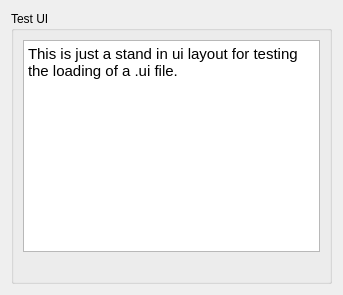
<?xml version="1.0" encoding="UTF-8"?>
<ui version="4.0">
 <class>HOG_TestWidgetForm</class>
 <widget class="QWidget" name="HOG_TestWidgetForm">
  <property name="geometry">
   <rect>
    <x>0</x>
    <y>0</y>
    <width>343</width>
    <height>295</height>
   </rect>
  </property>
  <property name="sizePolicy">
   <sizepolicy hsizetype="MinimumExpanding" vsizetype="MinimumExpanding">
    <horstretch>0</horstretch>
    <verstretch>0</verstretch>
   </sizepolicy>
  </property>
  <property name="windowTitle">
   <string>Form</string>
  </property>
  <layout class="QVBoxLayout" name="verticalLayout_2">
   <item>
    <layout class="QVBoxLayout" name="verticalLayout">
     <item>
      <widget class="QGroupBox" name="groupBox">
       <property name="sizePolicy">
        <sizepolicy hsizetype="MinimumExpanding" vsizetype="Minimum">
         <horstretch>0</horstretch>
         <verstretch>0</verstretch>
        </sizepolicy>
       </property>
       <property name="title">
        <string>Test UI</string>
       </property>
       <layout class="QVBoxLayout" name="verticalLayout_3">
        <item>
         <layout class="QHBoxLayout" name="horizontalLayout"/>
        </item>
        <item>
         <widget class="QTextEdit" name="textEdit">
          <property name="sizePolicy">
           <sizepolicy hsizetype="MinimumExpanding" vsizetype="MinimumExpanding">
            <horstretch>0</horstretch>
            <verstretch>0</verstretch>
           </sizepolicy>
          </property>
          <property name="html">
           <string>&lt;!DOCTYPE HTML PUBLIC &quot;-//W3C//DTD HTML 4.0//EN&quot; &quot;http://www.w3.org/TR/REC-html40/strict.dtd&quot;&gt;
&lt;html&gt;&lt;head&gt;&lt;meta name=&quot;qrichtext&quot; content=&quot;1&quot; /&gt;&lt;style type=&quot;text/css&quot;&gt;
p, li { white-space: pre-wrap; }
&lt;/style&gt;&lt;/head&gt;&lt;body style=&quot; font-family:'MS Shell Dlg 2'; font-size:7.8pt; font-weight:400; font-style:normal;&quot;&gt;
&lt;p style=&quot; margin-top:0px; margin-bottom:0px; margin-left:0px; margin-right:0px; -qt-block-indent:0; text-indent:0px;&quot;&gt;&lt;span style=&quot; font-size:11pt;&quot;&gt;This is just a stand in ui layout for testing the loading of a .ui file.&lt;/span&gt;&lt;/p&gt;&lt;/body&gt;&lt;/html&gt;</string>
          </property>
         </widget>
        </item>
        <item>
         <spacer name="verticalSpacer">
          <property name="orientation">
           <enum>Qt::Vertical</enum>
          </property>
          <property name="sizeType">
           <enum>QSizePolicy::Minimum</enum>
          </property>
          <property name="sizeHint" stdset="0">
           <size>
            <width>100</width>
            <height>20</height>
           </size>
          </property>
         </spacer>
        </item>
       </layout>
      </widget>
     </item>
    </layout>
   </item>
  </layout>
 </widget>
 <resources/>
 <connections/>
</ui>
